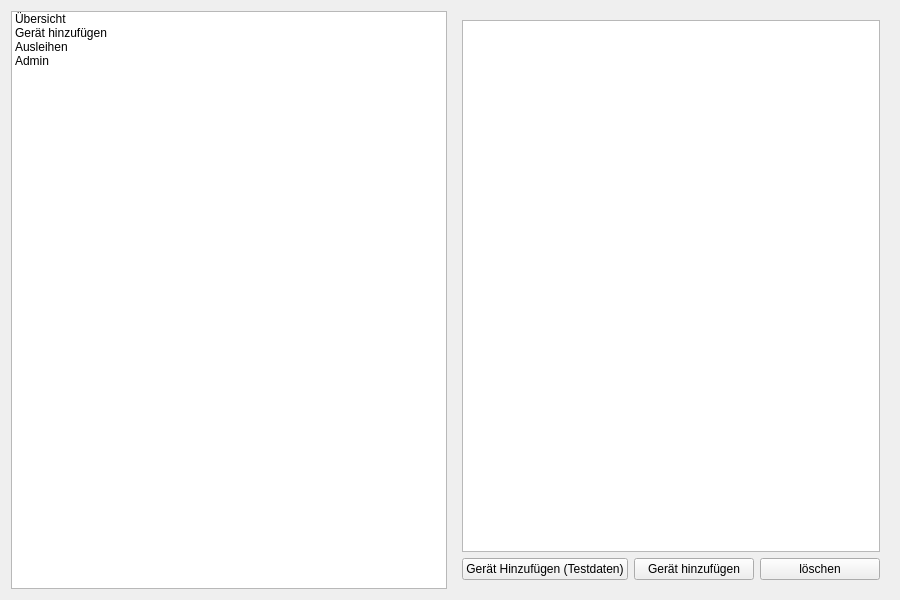
<?xml version="1.0" encoding="UTF-8"?>
<ui version="4.0">
 <class>FrmMain</class>
 <widget class="QWidget" name="FrmMain">
  <property name="geometry">
   <rect>
    <x>0</x>
    <y>0</y>
    <width>900</width>
    <height>600</height>
   </rect>
  </property>
  <property name="windowTitle">
   <string>Geraeteverwaltung</string>
  </property>
  <layout class="QHBoxLayout" name="horizontalLayout">
   <item>
    <widget class="QListWidget" name="navList">
     <item>
      <property name="text">
       <string>Übersicht</string>
      </property>
     </item>
     <item>
      <property name="text">
       <string>Gerät hinzufügen</string>
      </property>
     </item>
     <item>
      <property name="text">
       <string>Ausleihen</string>
      </property>
     </item>
     <item>
      <property name="text">
       <string>Admin</string>
      </property>
     </item>
    </widget>
   </item>
   <item>
    <widget class="QStackedWidget" name="stackedWidget">
     <widget class="QWidget" name="pageOverview">
      <layout class="QVBoxLayout" name="verticalLayout_overview">
       <item>
        <widget class="QTableView" name="tblGeraete"/>
       </item>
       <item>
        <layout class="QHBoxLayout" name="horizontalLayout_buttons">
         <item>
          <widget class="QPushButton" name="btnTestdaten">
           <property name="text">
            <string>Gerät Hinzufügen (Testdaten)</string>
           </property>
          </widget>
         </item>
         <item>
          <widget class="QPushButton" name="btnAddGeraet">
           <property name="text">
            <string>Gerät hinzufügen</string>
           </property>
          </widget>
         </item>
         <item>
          <widget class="QPushButton" name="btnDelete">
           <property name="text">
            <string>löschen</string>
           </property>
          </widget>
         </item>
        </layout>
       </item>
      </layout>
     </widget>
     <widget class="QWidget" name="pageAdd">
      <layout class="QVBoxLayout" name="verticalLayout_add">
       <item>
        <widget class="QPushButton" name="btnOpenAddDialog">
         <property name="text">
          <string>Neues Gerät erfassen</string>
         </property>
        </widget>
       </item>
      </layout>
     </widget>
     <widget class="QWidget" name="pageAusleihe">
      <layout class="QVBoxLayout" name="verticalLayout_ausleihe">
       <item>
        <widget class="QTableView" name="tblAusleihe"/>
       </item>
       <item>
        <layout class="QHBoxLayout" name="ausleiheButtons">
         <item>
          <widget class="QPushButton" name="btnAusleihen">
           <property name="text">
            <string>Ausleihen</string>
           </property>
          </widget>
         </item>
         <item>
          <widget class="QPushButton" name="btnRueckgabe">
           <property name="text">
            <string>Rückgabe</string>
           </property>
          </widget>
         </item>
        </layout>
       </item>
      </layout>
     </widget>
     <widget class="QWidget" name="pageAdmin">
      <layout class="QVBoxLayout" name="verticalLayout_admin">
       <item>
        <widget class="QTableView" name="tblBenutzer"/>
       </item>
       <item>
        <layout class="QHBoxLayout" name="adminButtons">
         <item>
          <widget class="QPushButton" name="btnAddUser">
           <property name="text">
            <string>Benutzer hinzufügen</string>
           </property>
          </widget>
         </item>
         <item>
          <widget class="QPushButton" name="btnEditUser">
           <property name="text">
            <string>Bearbeiten</string>
           </property>
          </widget>
         </item>
         <item>
          <widget class="QPushButton" name="btnDeleteUser">
           <property name="text">
            <string>Benutzer löschen</string>
           </property>
          </widget>
         </item>
        </layout>
       </item>
      </layout>
     </widget>
    </widget>
   </item>
  </layout>
 </widget>
 <resources/>
 <connections/>
</ui>
